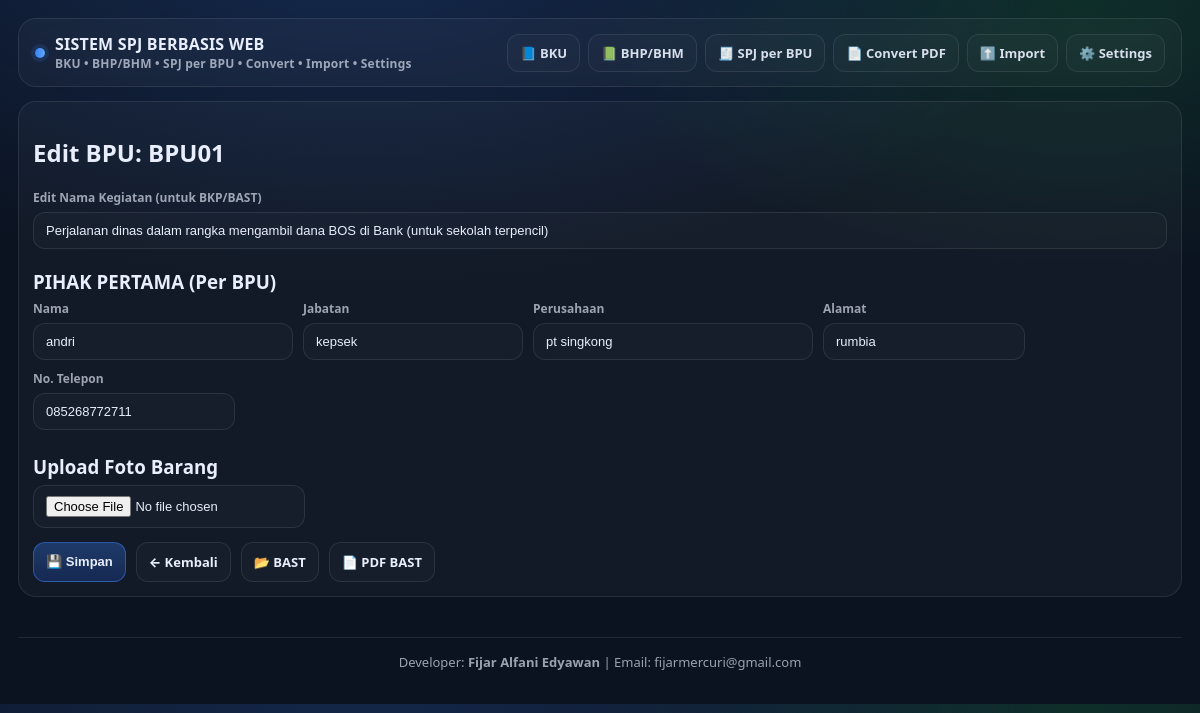
The app's page /bpu/BPU01/edit with its own data.
### tables this page shows
CREATE TABLE bpu_override (
            bpu TEXT PRIMARY KEY,
            kegiatan_override TEXT,
            pihak1_nama TEXT,
            pihak1_jabatan TEXT,
            pihak1_perusahaan TEXT,
            created_at TEXT
        , pihak1_alamat TEXT, pihak1_telp TEXT);

### arkas/routes.py (the view, shortened to what this page needs)
@bp.route("/bpu/<bpu>/edit", methods=["GET", "POST"])
def page_edit_bpu(bpu: str):
    ov = get_bpu_override(bpu)
    photos = list_bpu_photos(bpu)
    df_bku = get_bpu_bku_rows(bpu)
    default_kegiatan = _prefill_kegiatan_from_bku(df_bku)
    if (ov.get("kegiatan_override") or "").strip() == "" and default_kegiatan:
        ov["kegiatan_override"] = default_kegiatan
    return render_template(
        "edit_bpu.html",
        bpu=bpu,
        override=ov,
        photos=photos,
        default_kegiatan=default_kegiatan,
    )

### arkas/bpu_override.py (called while the page is built, shortened)
def get_bpu_override(bpu: str) -> dict:
    conn = get_conn()
    try:
        row = conn.execute(
            """
            SELECT
              bpu,
              kegiatan_override,
              pihak1_nama,
              pihak1_jabatan,
              pihak1_perusahaan,
              pihak1_alamat,
              pihak1_telp
            FROM bpu_override
            WHERE bpu=?
            """,
            (bpu,),
        ).fetchone()
        return {
            "bpu": row[0],
            "kegiatan_override": row[1] or "",
            "pihak1_nama": row[2] or "",
            "pihak1_jabatan": row[3] or "",
            "pihak1_perusahaan": row[4] or "",
            "pihak1_alamat": row[5] or "",
            "pihak1_telp": row[6] or "",
        }
    finally:
        conn.close()

def list_bpu_photos(bpu: str) -> list[dict]:
    conn = get_conn()
    try:
        rows = conn.execute(
            "SELECT id, filename, uploaded_at FROM bpu_photos WHERE bpu=? ORDER BY id DESC",
            (bpu,),
        ).fetchall()
        out = []
        return out
    finally:
        conn.close()

### arkas/db.py (called while the page is built)
def get_conn():
    return sqlite3.connect(DB_PATH, check_same_thread=False)

### arkas/queries.py (called while the page is built)
def get_bpu_bku_rows(bpu: str) -> pd.DataFrame:
    conn = get_conn()
    try:
        return pd.read_sql(
            """
            SELECT
                b.[Tgl] AS Tgl,
                b.[Keg] AS Keg,
                k.[nama_kegiatan] AS NamaKegiatan,
                b.[Rek] AS Rek,
                r.[nama_rekening_belanja] AS NamaRekening,
                r.[rekap_rekening_belanja] AS RekapRekening,
                b.[Uraian] AS Uraian,
                b.[Out] AS Out
            FROM bku b
            LEFT JOIN master_kegiatan k ON b.[Keg] = k.[kode_kegiatan]
            LEFT JOIN master_rekening r ON b.[Rek] = r.[kode_rekening_belanja]
            WHERE b.[Bukti] = ?
            ORDER BY b.rowid ASC
            """,
            conn,
            params=[bpu],
        )
    finally:
        conn.close()

### arkas/routes.py (called while the page is built)
def _prefill_kegiatan_from_bku(df_bku: pd.DataFrame) -> str:
    if df_bku is None or df_bku.empty:
        return ""
    try:
        v = str(df_bku.get("NamaKegiatan", pd.Series([""])).iloc[0] or "").strip()
        if v:
            return v
    except Exception:
        pass
    try:
        v = str(df_bku.get("Keg", pd.Series([""])).iloc[0] or "").strip()
        return v
    except Exception:
        return ""

### templates/edit_bpu.html (shortened to what this page needs)
{% extends "_layout.html" %}
{% set title = "Edit BPU " ~ bpu %}
{% block content %}
<div class="card">
  <h2>Edit BPU: {{ bpu }}</h2>
  <form method="POST" enctype="multipart/form-data">
    <div class="field" style="min-width:420px;">
      <label>Edit Nama Kegiatan (untuk BKP/BAST)</label>
      <input type="text"
             name="kegiatan_override"
             value="{{ override.kegiatan_override if override.kegiatan_override else kegiatan_asli }}">
    </div>
    <div style="height:10px;"></div>
    <h3 style="margin:10px 0 6px 0;">PIHAK PERTAMA (Per BPU)</h3>
    <div class="row">
      <div class="field" style="position:relative; min-width:260px;">
        <label>Nama</label>
        <input id="p1_nama"
               type="text"
               name="pihak1_nama"
               value="{{ override.pihak1_nama or '' }}"
               autocomplete="off">
      </div>
      <div class="field" style="min-width:220px;">
        <label>Jabatan</label>
        <input id="p1_jabatan" type="text" name="pihak1_jabatan" value="{{ override.pihak1_jabatan or '' }}">
      </div>
      <div class="field" style="min-width:280px;">
        <label>Perusahaan</label>
        <input id="p1_perusahaan" type="text" name="pihak1_perusahaan" value="{{ override.pihak1_perusahaan or '' }}">
      </div>
      <div class="field">
        <label>Alamat</label>
        <input id="p1_alamat" type="text" name="pihak1_alamat" value="{{ override.pihak1_alamat or '' }}">
      </div>
      <div class="field">
        <label>No. Telepon</label>
        <input id="p1_telp" type="text" name="pihak1_telp" value="{{ override.pihak1_telp or '' }}">
      </div>
    </div>
    <div style="height:14px;"></div>
    <h3 style="margin:10px 0 6px 0;">Upload Foto Barang</h3>
    <input type="file" name="photo">
    <div style="height:14px;"></div>
    <div class="row">
      <button class="btn" type="submit">💾 Simpan</button>
      <a class="btn secondary" href="/spj-bpu">← Kembali</a>
      <a class="btn secondary" href="/bast/{{ bpu }}">📂 BAST</a>
      <a class="btn secondary" href="/bast/{{ bpu }}/pdf">📄 PDF BAST</a>
    </div>
  </form>
</div>
{% endblock %}

### static/style.css (style rules this page uses)
:root { --bg:#0b1220; --card:#0f1a2d; --line:rgba(255,255,255,.09); --text:#e8eefc; --muted:rgba(232,238,252,.65); --primary:#3b82f6; --danger:#ef4444; --ok:#22c55e; }
* { box-sizing:border-box }
body { margin:0; font-family: ui-sans-serif, system-ui, -apple-system, Segoe UI, Roboto, Arial; background: radial-gradient(1200px 600px at 30% -10%, rgba(59,130,246,.22), transparent 60%), radial-gradient(900px 500px at 90% 0%, rgba(34,197,94,.16), transparent 55%), var(--bg); color:var(--text); }
a { color:inherit; text-decoration:none }
.card { margin-top:14px; border:1px solid var(--line); border-radius:18px; padding:14px; background: rgba(255,255,255,.03); }
.row { display:flex; gap:10px; align-items:end; flex-wrap:wrap }
.field { display:flex; flex-direction:column; gap:6px }
label { font-size:12px; color:var(--muted); font-weight:700 }
input, select, textarea { padding:10px 12px; border-radius:12px; border:1px solid var(--line); background: rgba(255,255,255,.02); color: var(--text); outline: none; font-size:13px; }
.btn { padding:10px 12px; border-radius:12px; border:1px solid rgba(59,130,246,.5); background: linear-gradient(180deg, rgba(59,130,246,.32), rgba(37,99,235,.22)); color: var(--text); font-weight:800; font-size:13px; cursor:pointer; display:inline-flex; gap:8px; align-items:center; height:40px; }
.btn.secondary { border:1px solid var(--line); background: rgba(255,255,255,.02); }

### records on screen
bpu_override: kegiatan_override "Perjalanan dinas dalam rangka mengambil dana BOS di Bank (untuk sekolah terpencil)", pihak1_nama "andri", pihak1_jabatan "kepsek", pihak1_perusahaan "pt singkong", pihak1_alamat "rumbia", pihak1_telp "085268772711"

### other values on screen
{{ bpu }} "BPU01"
